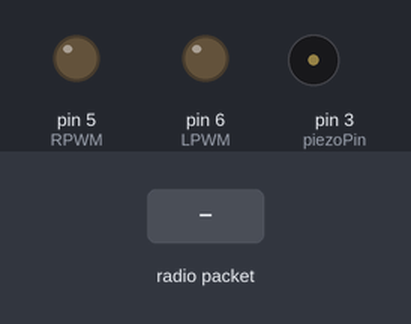
A sketch run on a simulated Arduino Uno, built with avr-gcc and run on an emulated ATmega328P. Parts: output pins drawn as LEDs (lit = HIGH), buzzer (waves = sounding). Inputs (shaded band) come from the test bench. No radio packets arrive unless stated; what the sketch prints to the serial monitor is not drawn.

Above: at 1.8 s.
1.9 s: radio packet "NRF24" arrives
Timing chart, 0 to 11.4 s (numbered marks = the images above; inputs shaded):
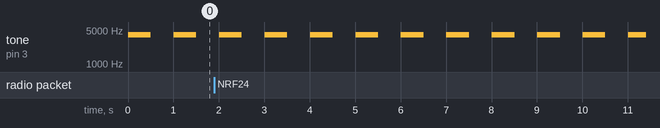

The sketch:

RX.ino
```cpp
 /*
This code uses "RF24" library. It's provided in the "NRF24" folder as zip file.
To install this library, open Arduino IDE, then Sketch >> Include Library >> Add .Zip Library
and then browse to the Radiohead.zip file.

Pin connections

MOSI --->> 11
MISO --->> 12
SCK --->> 13
VCC --->> 3.3V
GND --->> GND
CE --->> 8
CSN --->> 10

you can change CE & CSN if needed. Change code accordingly
 */
#include <SPI.h>
#include <nRF24L01.h>
#include <RF24.h>

RF24 radio(8, 10); // CE, CSN; you can change these 2 pins if needed

const byte address[6] = {192,168,0,255,17,48};
/*
change it for security. Should be same for TX & RX
all 6 bytes should be between 0-255
 */
byte data[11]; // this is where controller data is saved.
int piezoPin = 3;
byte mspeed=0;
int RPWM = 5;
int LPWM = 6;

void setup() {
  Serial.begin(9600);
  radio.begin();
  radio.openReadingPipe(0, address); // set reading address
  radio.setPALevel(RF24_PA_MAX);// set min receiving power
    /*
   for long range
   radio.setPALevel(RF24_PA_MAX);
   NRF will draw more current when set to high power
   */
  radio.startListening(); // set the tranceiver only as receiver
}

void loop() {
  if (radio.available()) {
    radio.read(&data, sizeof(data));
    for (int i=2; i<5; i++)
      {
         Serial.print(data[i]);
         Serial.print("  ");
      }
      Serial.println("  ");

    if(data[3]==1 & data[4]==0) {
      mspeed = speedUp();
      analogWrite(RPWM,0);
      analogWrite(LPWM, mspeed);
    }
    else if(data[3]==0 & data[4]==1) {
      mspeed = speedUp();
      analogWrite(RPWM,mspeed);
      analogWrite(LPWM, 0);
    }
    else{
      analogWrite(RPWM,0);
      analogWrite(LPWM, 0);
    }
  }
  else
  {
    tone(piezoPin, 4000, 500);
    Serial.println("No RF Signal");
    delay(1000);
  }
}

int speedUp(){
  int newCustom = map(data[2], 0, 256, 50, 250);
  return newCustom;
}
```

Measured:
- by itself, tone on pin 3 (piezoPin): alternates 4000 Hz for 0.50 s and silent for 0.50 s
